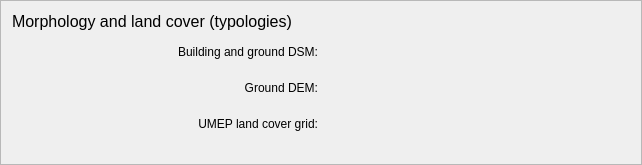
    <widget class="QFrame" name="frame_9">
     <property name="sizePolicy">
      <sizepolicy hsizetype="Minimum" vsizetype="Preferred">
       <horstretch>0</horstretch>
       <verstretch>0</verstretch>
      </sizepolicy>
     </property>
     <property name="frameShape">
      <enum>QFrame::StyledPanel</enum>
     </property>
     <property name="frameShadow">
      <enum>QFrame::Raised</enum>
     </property>
     <layout class="QGridLayout" name="gridLayout_15">
      <item row="3" column="1">
       <widget class="QWidget" name="widgetLC" native="true">
        <property name="enabled">
         <bool>true</bool>
        </property>
        <property name="minimumSize">
         <size>
          <width>175</width>
          <height>30</height>
         </size>
        </property>
        <property name="toolTip">
         <string>&lt;html&gt;&lt;head/&gt;&lt;body&gt;&lt;p&gt;The default land cover grid can include 5 classes (buildings, paved, grass, bare soil, water) and should represent ground cover i.e. material on ground surface (under vegetation).&lt;/p&gt;&lt;/body&gt;&lt;/html&gt;</string>
        </property>
        <property name="layoutDirection">
         <enum>Qt::LeftToRight</enum>
        </property>
        <layout class="QGridLayout" name="gridLayout_12"/>
       </widget>
      </item>
      <item row="3" column="0">
       <widget class="QLabel" name="label_40">
        <property name="text">
         <string>UMEP land cover grid:</string>
        </property>
        <property name="alignment">
         <set>Qt::AlignRight|Qt::AlignTrailing|Qt::AlignVCenter</set>
        </property>
       </widget>
      </item>
      <item row="4" column="0" colspan="2">
       <spacer name="verticalSpacer_10">
        <property name="orientation">
         <enum>Qt::Vertical</enum>
        </property>
        <property name="sizeHint" stdset="0">
         <size>
          <width>618</width>
          <height>14</height>
         </size>
        </property>
       </spacer>
      </item>
      <item row="2" column="0">
       <widget class="QLabel" name="label_39">
        <property name="text">
         <string>Ground DEM:</string>
        </property>
        <property name="alignment">
         <set>Qt::AlignRight|Qt::AlignTrailing|Qt::AlignVCenter</set>
        </property>
       </widget>
      </item>
      <item row="2" column="1">
       <widget class="QWidget" name="widgetDEM" native="true">
        <property name="enabled">
         <bool>true</bool>
        </property>
        <property name="minimumSize">
         <size>
          <width>175</width>
          <height>30</height>
         </size>
        </property>
        <property name="toolTip">
         <string>&lt;html&gt;&lt;head/&gt;&lt;body&gt;&lt;p&gt;The DEM should be given in meters above ground level. &lt;/p&gt;&lt;/body&gt;&lt;/html&gt;</string>
        </property>
        <property name="layoutDirection">
         <enum>Qt::LeftToRight</enum>
        </property>
        <layout class="QGridLayout" name="gridLayout_11"/>
       </widget>
      </item>
      <item row="1" column="1">
       <widget class="QWidget" name="widgetDSM" native="true">
        <property name="minimumSize">
         <size>
          <width>175</width>
          <height>30</height>
         </size>
        </property>
        <property name="toolTip">
         <string>&lt;html&gt;&lt;head/&gt;&lt;body&gt;&lt;p&gt;The building and ground DSM should be given in  meters above sea level. &lt;/p&gt;&lt;/body&gt;&lt;/html&gt;</string>
        </property>
        <property name="layoutDirection">
         <enum>Qt::LeftToRight</enum>
        </property>
       </widget>
      </item>
      <item row="1" column="0">
       <widget class="QLabel" name="label_28">
        <property name="text">
         <string>Building and ground DSM:</string>
        </property>
        <property name="alignment">
         <set>Qt::AlignRight|Qt::AlignTrailing|Qt::AlignVCenter</set>
        </property>
       </widget>
      </item>
      <item row="0" column="0" colspan="2">
       <widget class="QLabel" name="label_26">
        <property name="text">
         <string>&lt;!DOCTYPE HTML PUBLIC &quot;-//W3C//DTD HTML 4.0//EN&quot; &quot;http://www.w3.org/TR/REC-html40/strict.dtd&quot;&gt;
&lt;html&gt;&lt;head&gt;&lt;meta name=&quot;qrichtext&quot; content=&quot;1&quot; /&gt;&lt;style type=&quot;text/css&quot;&gt;
p, li { white-space: pre-wrap; }
&lt;/style&gt;&lt;/head&gt;&lt;body style=&quot; font-family:'MS Shell Dlg 2'; font-size:8pt; font-weight:400; font-style:normal;&quot;&gt;
&lt;p style=&quot; margin-top:0px; margin-bottom:0px; margin-left:0px; margin-right:0px; -qt-block-indent:0; text-indent:0px;&quot;&gt;&lt;span style=&quot; font-size:12pt;&quot;&gt;Morphology and land cover (typologies)&lt;/span&gt;&lt;/p&gt;&lt;/body&gt;&lt;/html&gt;</string>
        </property>
       </widget>
      </item>
     </layout>
    </widget>
